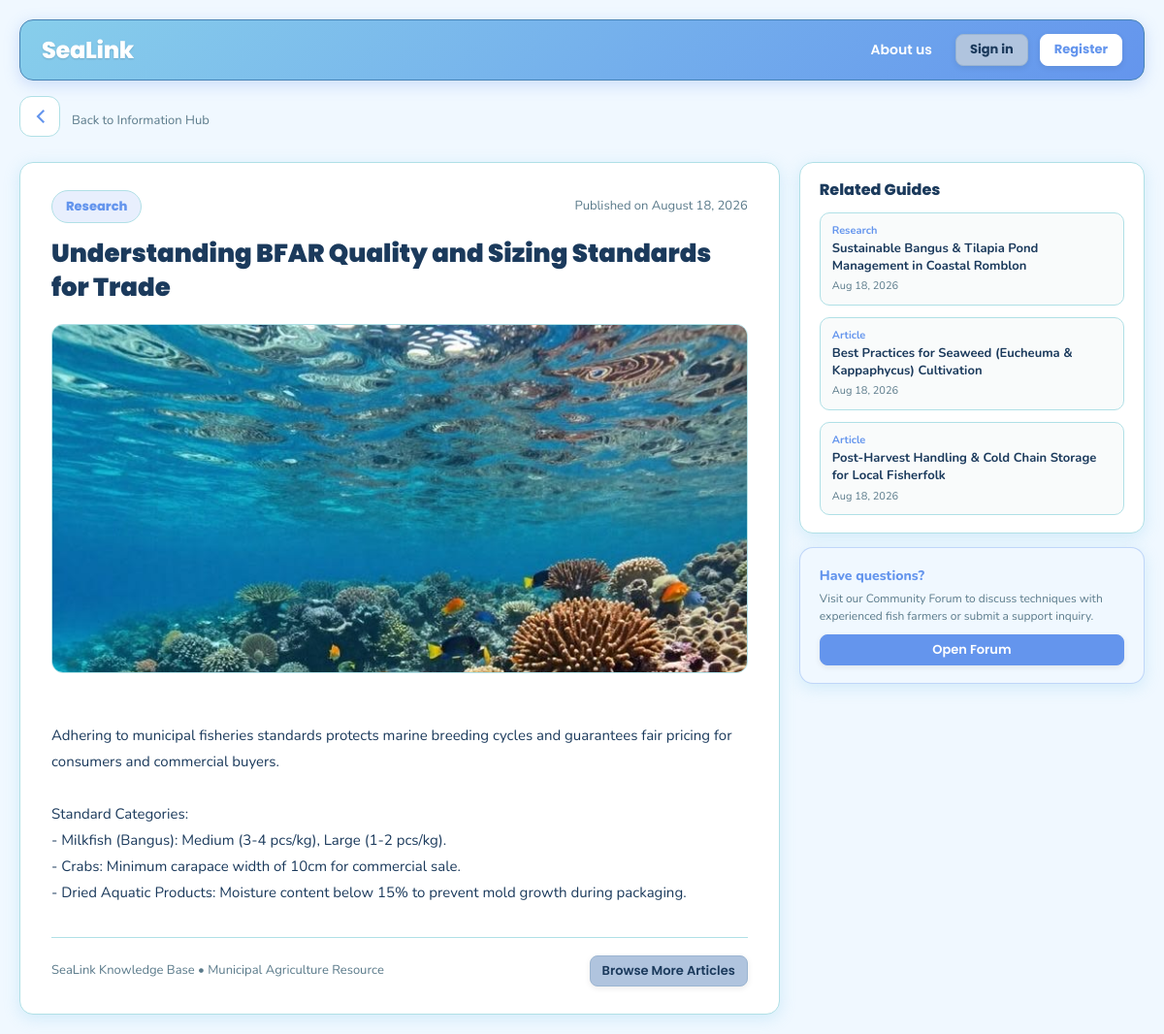
Screenshot of /infohub/read.php?article_id=6 with the database file from the repository.
### tables this page shows
CREATE TABLE `info_hub_tbl` (
  `info_hub_id` int(11) NOT NULL,
  `admin_id` int(11) DEFAULT NULL,
  `title` varchar(255) NOT NULL,
  `type` enum('Article','Study','Tutorial','Recipe','Dish Guide','Research','Recipes','Forum') DEFAULT 'Article',
  `category` varchar(100) DEFAULT 'Article',
  `image_url` varchar(255) DEFAULT NULL,
  `content` text NOT NULL,
  `status` enum('Draft','Published','Unpublished') NOT NULL DEFAULT 'Draft',
  `created_at` datetime NOT NULL DEFAULT current_timestamp(),
  `updated_at` datetime NOT NULL DEFAULT current_timestamp() ON UPDATE current_timestamp()
);

### includes/functions.php (called while the page is built, shortened)
<?php
if (!function_exists('e')) {
    function e($text)
    {
        return htmlspecialchars((string)$text, ENT_QUOTES, 'UTF-8');
    }
}
function is_logged_in()
{
    return isset($_SESSION['user_id'], $_SESSION['user_role']);
}

### infohub/read.php (the view, shortened to what this page needs)
<?php
require_once __DIR__ . '/../config/db.php';
require_once __DIR__ . '/../includes/functions.php';
$role = $_SESSION['user_role'] ?? '';
$article_id = (int)($_GET['article_id'] ?? 0);
$stmt = mysqli_prepare($conn, "SELECT info_hub_id AS article_id, info_hub_tbl.* FROM info_hub_tbl WHERE info_hub_id = ? AND status = 'Published' LIMIT 1");
mysqli_stmt_bind_param($stmt, "i", $article_id);
mysqli_stmt_execute($stmt);
$article = mysqli_fetch_assoc(mysqli_stmt_get_result($stmt));
$rel_stmt = mysqli_prepare($conn, "
    SELECT info_hub_id AS article_id, info_hub_id, title, category, created_at
    FROM info_hub_tbl
    WHERE status = 'Published' AND info_hub_id <> ?
    ORDER BY created_at DESC
    LIMIT 4
");
mysqli_stmt_bind_param($rel_stmt, "i", $article_id);
mysqli_stmt_execute($rel_stmt);
$rel_res = mysqli_stmt_get_result($rel_stmt);
$related = [];
while ($r = mysqli_fetch_assoc($rel_res)) {
    $related[] = $r;
}
require_once __DIR__ . '/../includes/layout_top.php';
?>
<main class="dashboard-content <?php echo ($role === 'farmer') ? 'farmer-dashboard' : (($role === 'buyer') ? 'buyer-dashboard' : ''); ?>">
    <div style="display:flex; align-items:center; gap:12px; margin-bottom:16px;">
        <a class="back-arrow" href="<?php echo BASE_URL; ?>/infohub/index.php" aria-label="Back to Information Hub">
            <svg viewBox="0 0 24 24" aria-hidden="true">
                <path fill="currentColor" d="M15.5 19 8.5 12l7-7 1.5 1.5L11.5 12l5.5 5.5z"/>
            </svg>
        </a>
        <div class="small-muted">Back to Information Hub</div>
    </div>
    <div style="display:grid; grid-template-columns: 2.2fr 1fr; gap:20px;">
        <article class="section-card" style="margin-top:0; padding:28px 32px;">
            <div style="display:flex; justify-content:space-between; align-items:center; margin-bottom:14px; flex-wrap:wrap; gap:10px;">
                <span class="badge" style="background:rgba(100, 149, 237, 0.15); color:var(--primary); font-weight:800; font-size:13px; padding:6px 14px;">
                    <?php echo e($article['category']); ?>
                </span>
                <span class="small-muted">
                    Published on <?php echo date('F j, Y', strtotime($article['created_at'])); ?>
                </span>
            </div>
            <h1 style="font-size:26px; font-weight:900; line-height:1.35; margin:0 0 20px 0; color:var(--text);">
                <?php echo e($article['title']); ?>
            </h1>
            <?php if (!empty($article['image_url'])) { ?>
                <div style="width:100%; max-height:360px; border-radius:12px; overflow:hidden; margin-bottom:24px; border:1px solid var(--border);">
                    <img src="<?php echo BASE_URL . '/' . e($article['image_url']); ?>" alt="" style="width:100%; height:100%; object-fit:cover;">
                </div>
            <?php } ?>
            <div style="font-size:15px; line-height:1.8; color:var(--text); white-space:pre-line;">
                <?php echo e($article['content']); ?>
            </div>
            <div style="margin-top:32px; padding-top:18px; border-top:1px solid var(--border); display:flex; justify-content:space-between; align-items:center; flex-wrap:wrap; gap:10px;">
                <span class="small-muted">SeaLink Knowledge Base &bull; Municipal Agriculture Resource</span>
                <a href="<?php echo BASE_URL; ?>/infohub/index.php" class="btn btn-secondary btn-sm">Browse More Articles</a>
            </div>
        </article>
        <aside style="display:flex; flex-direction:column; gap:14px;">
            <div class="section-card" style="margin-top:0;">
                <h3 style="font-size:16px; font-weight:800; margin:0 0 12px 0;">Related Guides</h3>
                <div style="display:flex; flex-direction:column; gap:12px;">
                    <?php foreach ($related as $rel) { ?>
                        <a href="<?php echo BASE_URL; ?>/infohub/read.php?article_id=<?php echo (int)$rel['article_id']; ?>"
                           style="text-decoration:none; padding:10px 12px; background:#f9fbfb; border:1px solid var(--border); border-radius:10px; display:block; transition:background .15s;">
                            <div style="font-size:11px; font-weight:700; color:var(--primary);"><?php echo e($rel['category']); ?></div>
                            <div style="font-weight:700; font-size:13px; color:var(--text); margin-top:2px; line-height:1.35;"><?php echo e($rel['title']); ?></div>
                            <div class="small-muted" style="font-size:11px; margin-top:4px;"><?php echo date('M d, Y', strtotime($rel['created_at'])); ?></div>
                        </a>
                    <?php } ?>
                </div>
            </div>
            <div class="section-card" style="margin-top:0; background:#f0f8ff; border:1px solid rgba(100,149,237,0.35);">
                <div style="font-weight:800; font-size:14px; color:var(--primary); margin-bottom:4px;">Have questions?</div>
                <div class="small-muted" style="font-size:12px; line-height:1.5;">
                    Visit our Community Forum to discuss techniques with experienced fish farmers or submit a support inquiry.
                </div>
                <div style="margin-top:10px;">
                    <?php if (is_logged_in()) { ?>
                        <a href="<?php echo BASE_URL; ?>/forum/index.php" class="btn btn-sm btn-primary btn-block" style="text-align:center;">
                            Open Forum
                        </a>
                    <?php } else { ?>
                        <button type="button" onclick="openGuestPromptModal('Forum')" class="btn btn-sm btn-primary btn-block" style="text-align:center; cursor:pointer;">
                            Open Forum
                        </button>
                    <?php } ?>
                </div>
            </div>
        </aside>
    </div>
</main>
<?php
require_once __DIR__ . '/../includes/layout_bottom.php';
?>

### assets/css/base.css (style rules this page uses)
* { margin: 0; padding: 0; box-sizing: border-box; }
:root { --bg: #F0F8FF; --bg-alt: #E0FFFF; --surface: #FFFFFF; --primary: #6495ED; --primary-hover: #4a7bd4; --sky-blue: #87CEEB; --light-sky-blue: #87CEFA; --powder-blue: #B0E0E6; --steel-blue: #4682B4; --dark-navy: #1B3A5C; --ocean-blue: #2E86AB; --deep-cerulean: #1B6CA8; --cadet-blue: #5F9EA0; --dark-sky-blue: #4C7A96; --beau-blue: #BCD4E6; --light-steel-blue: #B0C4DE; --gray-blue: #5A7A8A; --text: #1B3A5C; --text-dark: #152525; --text-white: #FFFFFF; --muted: #5A7A8A; --border: #B0E0E6; --border-light: #E0FFFF; --border-subtle: #F0F8FF; --card-shadow: 0 4px 16px rgba(135, 206, 235, 0.30); --card-shadow-hover:0 8px 24px rgba(100, 149, 237, 0.35); --widget-shadow: 0 6px 18px rgba(70, 130, 180, 0.20); --focus-glow: 0 0 0 3px rgba(100, 149, 237, 0.35); --font-primary: 'Poppins', sans-serif; --font-secondary: 'Nunito', sans-serif; }
body { font-family: var(--font-secondary); background-color: var(--bg); color: var(--text); line-height: 1.5; font-size: 16px; -webkit-font-smoothing: antialiased; -moz-osx-font-smoothing: grayscale; overflow-x: hidden; }
h1, h2, h3, h4, h5, h6 { font-family: var(--font-primary); color: var(--text); line-height: 1.3; overflow-wrap: break-word; word-wrap: break-word; }
h1, .page-title { font-size: 28px; font-weight: 700; margin-bottom: 8px; }
h3, .card-title { font-size: 18px; font-weight: 600; margin-bottom: 6px; }
small, .small-muted, .caption { font-family: var(--font-secondary); font-size: 13px; font-weight: 400; color: var(--muted); }
a { color: var(--deep-cerulean); text-decoration: none; transition: color 0.15s ease; }

### assets/css/components.css (style rules this page uses)
.btn { display: inline-flex; align-items: center; justify-content: center; gap: 8px; padding: 10px 18px; border-radius: 10px; text-decoration: none; border: none; cursor: pointer; font-family: var(--font-primary); font-size: 15px; font-weight: 600; line-height: 1.4; transition: all 0.18s ease; box-shadow: 0 2px 6px rgba(0, 0, 0, 0.08); }
.btn-primary, .btn-search { background: var(--primary); color: var(--text-white); border: 1px solid var(--primary); }
.btn-secondary, .btn-back { background: var(--light-steel-blue); color: var(--dark-navy); border: 1px solid #9bb5d1; }
.btn-block { width: 100%; }
.btn-sm { padding: 6px 12px; font-size: 13px; border-radius: 8px; }
.section-card { background: var(--surface); border: 1px solid var(--border); border-radius: 14px; padding: 18px 20px; margin-top: 16px; box-shadow: var(--card-shadow); }
.badge { display: inline-flex; align-items: center; gap: 6px; padding: 4px 10px; border-radius: 999px; font-family: var(--font-primary); font-size: 12px; font-weight: 500; border: 1px solid var(--border); background: #fafafa; color: var(--text); }
.back-arrow { display: inline-flex; align-items: center; justify-content: center; width: 42px; height: 42px; border-radius: 12px; border: 1px solid var(--border); background: var(--surface); color: var(--primary); text-decoration: none; margin-bottom: 10px; transition: all 0.18s ease; }
.back-arrow svg { width: 24px; height: 24px; }

### rows the page displays
info_hub_tbl: category "Research", created_at "August 18, 2026", title "Understanding BFAR Quality and Sizing Standards for Trade", image_url (picture), content "Adhering to municipal fisheries standards protects marine breeding cycles and guarantees fair pricing for consumers and commercial buyers. Standard Categories: - Milkfish (Bangus): Medium (3-4 pcs/kg), Large (1-2 pcs/kg). - Crabs: Minimum carapace width of 10cm for commercial sale. - Dried Aquatic Products: Moisture content below 15% to prevent mold growth during packaging."
info_hub_tbl: category "Research", title "Sustainable Bangus & Tilapia Pond Management in Coastal Romblon", created_at "Aug 18, 2026"
info_hub_tbl: category "Article", title "Best Practices for Seaweed (Eucheuma & Kappaphycus) Cultivation", created_at "Aug 18, 2026"
info_hub_tbl: category "Article", title "Post-Harvest Handling & Cold Chain Storage for Local Fisherfolk", created_at "Aug 18, 2026"

### other values shown
$app_name "SeaLink"
